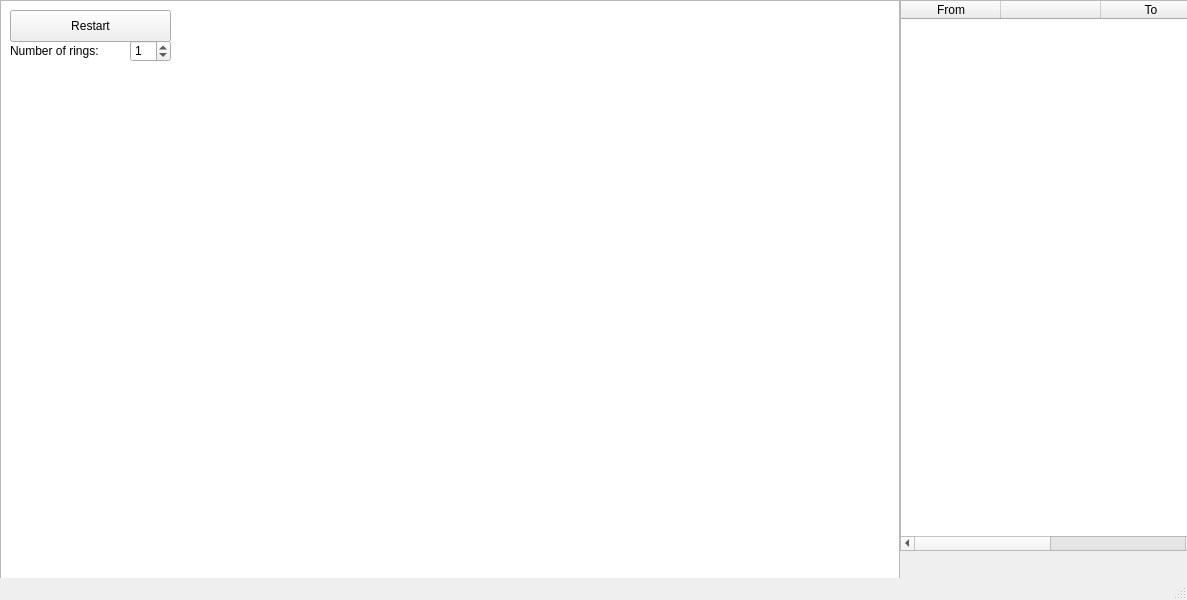
<?xml version="1.0" encoding="UTF-8"?>
<ui version="4.0">
 <class>MainWindow</class>
 <widget class="QMainWindow" name="MainWindow">
  <property name="geometry">
   <rect>
    <x>0</x>
    <y>0</y>
    <width>1187</width>
    <height>600</height>
   </rect>
  </property>
  <property name="windowTitle">
   <string>MainWindow</string>
  </property>
  <widget class="QWidget" name="centralwidget">
   <widget class="QGraphicsView" name="graphicsView">
    <property name="geometry">
     <rect>
      <x>0</x>
      <y>0</y>
      <width>900</width>
      <height>600</height>
     </rect>
    </property>
   </widget>
   <widget class="QPushButton" name="StartButton">
    <property name="geometry">
     <rect>
      <x>20</x>
      <y>10</y>
      <width>100</width>
      <height>32</height>
     </rect>
    </property>
    <property name="text">
     <string>START</string>
    </property>
   </widget>
   <widget class="QSpinBox" name="spinBox">
    <property name="geometry">
     <rect>
      <x>130</x>
      <y>40</y>
      <width>41</width>
      <height>22</height>
     </rect>
    </property>
    <property name="maximum">
     <number>10</number>
    </property>
    <property name="value">
     <number>1</number>
    </property>
   </widget>
   <widget class="QLabel" name="label">
    <property name="geometry">
     <rect>
      <x>10</x>
      <y>40</y>
      <width>121</width>
      <height>21</height>
     </rect>
    </property>
    <property name="text">
     <string>Number of rings:</string>
    </property>
   </widget>
   <widget class="QTableWidget" name="table">
    <property name="geometry">
     <rect>
      <x>900</x>
      <y>0</y>
      <width>300</width>
      <height>551</height>
     </rect>
    </property>
    <column>
     <property name="text">
      <string>From</string>
     </property>
    </column>
    <column>
     <property name="text">
      <string/>
     </property>
    </column>
    <column>
     <property name="text">
      <string>To</string>
     </property>
    </column>
    <column>
     <property name="text">
      <string/>
     </property>
    </column>
   </widget>
   <widget class="QPushButton" name="RestartBut">
    <property name="geometry">
     <rect>
      <x>10</x>
      <y>10</y>
      <width>161</width>
      <height>32</height>
     </rect>
    </property>
    <property name="text">
     <string>Restart</string>
    </property>
   </widget>
  </widget>
  <widget class="QMenuBar" name="menubar">
   <property name="geometry">
    <rect>
     <x>0</x>
     <y>0</y>
     <width>1187</width>
     <height>22</height>
    </rect>
   </property>
  </widget>
  <widget class="QStatusBar" name="statusbar"/>
 </widget>
 <resources/>
 <connections/>
</ui>
